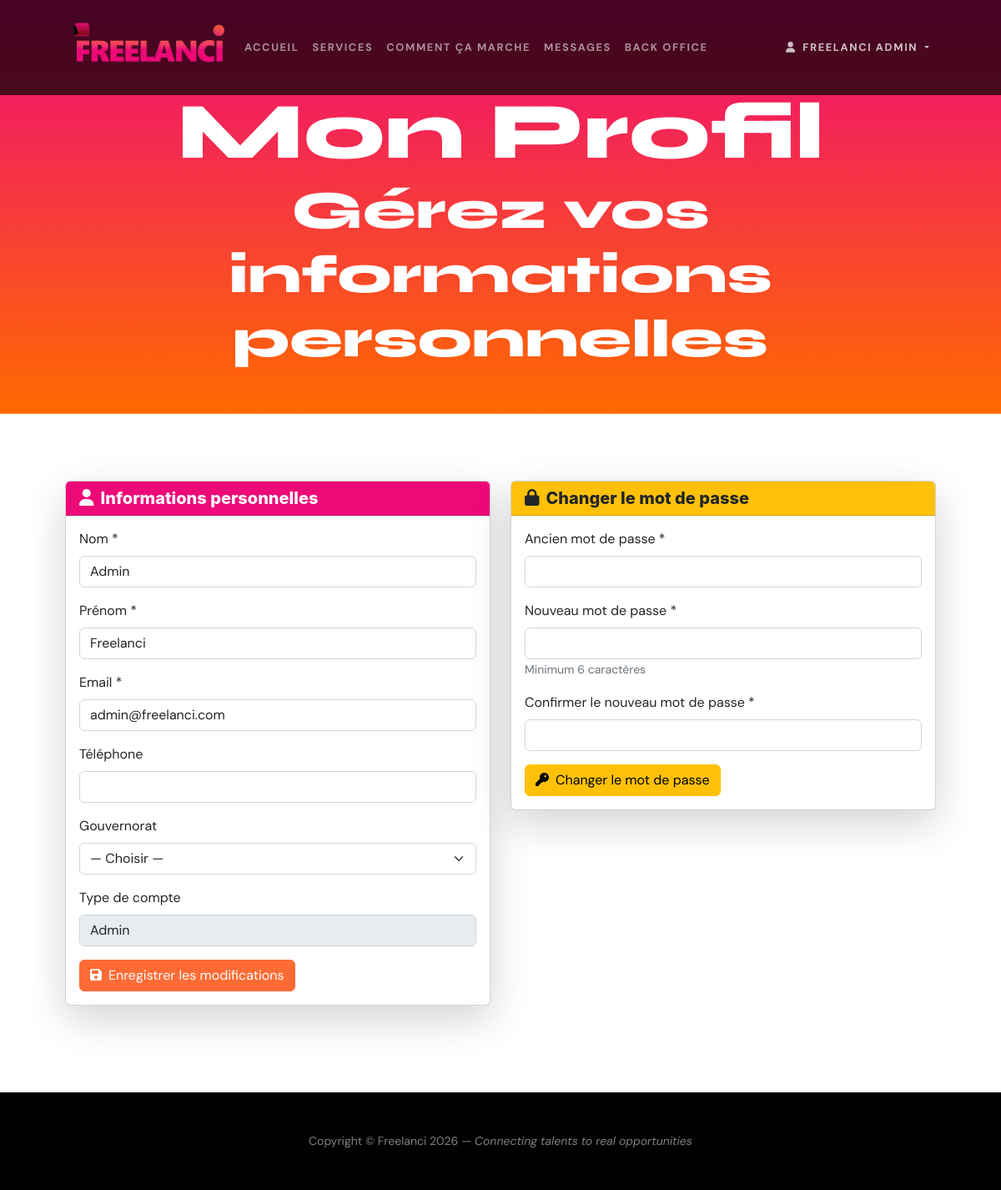
Page /profile.php (signed in) on the committed database.
### tables this page shows
CREATE TABLE IF NOT EXISTS utilisateurs (
    id INT AUTO_INCREMENT PRIMARY KEY,
    nom VARCHAR(100) NOT NULL,
    prenom VARCHAR(100) NOT NULL,
    email VARCHAR(255) NOT NULL UNIQUE,
    mot_de_passe VARCHAR(255) NOT NULL,
    telephone VARCHAR(20),
    gouvernorat VARCHAR(80),
    bio TEXT,
    competences VARCHAR(500),
    type_utilisateur ENUM('freelance', 'client', 'admin') DEFAULT 'client',
    date_inscription DATETIME DEFAULT CURRENT_TIMESTAMP,
    statut ENUM('actif', 'bloque') DEFAULT 'actif',
    INDEX idx_email (email),
    INDEX idx_type (type_utilisateur)
);

### classes/Auth.php (called while the page is built, shortened)
<?php
class Auth
{
    public static function isLoggedIn(): bool
    {
        return isset($_SESSION['user_id']) && !empty($_SESSION['user_id']);
    }
    public static function isAdmin(): bool
    {
        return isset($_SESSION['user_type']) && $_SESSION['user_type'] === 'admin';
    }
    public static function getCurrentUser(): ?array
    {
        return [
            'id'     => $_SESSION['user_id'],
            'nom'    => $_SESSION['user_nom'] ?? '',
            'prenom' => $_SESSION['user_prenom'] ?? '',
            'email'  => $_SESSION['user_email'] ?? '',
            'type'   => $_SESSION['user_type'] ?? ''
        ];
    }
    public static function getUserId(): ?int
    {
        return self::isLoggedIn() ? (int)$_SESSION['user_id'] : null;
    }
}

### config/session.php (called while the page is built, shortened)
<?php
require_once __DIR__ . '/database.php';
require_once __DIR__ . '/../classes/Auth.php';
function isLoggedIn(): bool { return Auth::isLoggedIn(); }
function isAdmin(): bool { return Auth::isAdmin(); }
function getCurrentUser(): ?array { return Auth::getCurrentUser(); }

### bootstrap.php (called while the page is built, shortened)
<?php
spl_autoload_register(function ($class) {
    $file = __DIR__ . '/classes/' . $class . '.php';
    if (file_exists($file)) {
        return true;
    }
    return false;
});

### classes/Database.php (called while the page is built, shortened)
<?php
class Database
{
    private static ?Database $instance = null;
    private PDO $pdo;
    private function __construct()
    {
        $dsn = "mysql:host=" . DB_HOST . ";dbname=" . DB_NAME . ";charset=" . (defined('DB_CHARSET') ? DB_CHARSET : 'utf8mb4');
        $options = [
            PDO::ATTR_ERRMODE            => PDO::ERRMODE_EXCEPTION,
            PDO::ATTR_DEFAULT_FETCH_MODE => PDO::FETCH_ASSOC,
            PDO::ATTR_EMULATE_PREPARES   => false,
        ];
        try {
            $this->pdo = new PDO($dsn, DB_USER, DB_PASS, $options);
        } catch (PDOException $e) {
            die("Erreur de connexion à la base de données <strong>" . DB_NAME . "</strong> : " . $e->getMessage() .
                " (Vérifiez que MySQL/XAMPP est démarré et que la base existe - exécutez database.sql)");
        }
    }
    public static function getInstance(): self
    {
        if (self::$instance === null) {
            self::$instance = new self();
        }
        return self::$instance;
    }
    public function getConnection(): PDO
    {
        return $this->pdo;
    }
}

### classes/Utilisateur.php (called while the page is built, shortened)
<?php
class Utilisateur
{
    public static function getConnection(): PDO
    {
        return Database::getInstance()->getConnection();
    }
    public static function find(int $id): ?array
    {
        $stmt = self::getConnection()->prepare("SELECT * FROM utilisateurs WHERE id = ?");
        $stmt->execute([$id]);
        $row = $stmt->fetch();
        return $row ?: null;
    }
}

### profile.php (the view, shortened to what this page needs)
<?php
require_once __DIR__ . '/config/database.php';
require_once __DIR__ . '/config/session.php';
$user_id = Auth::getUserId();
$user = Utilisateur::find($user_id);
include __DIR__ . '/includes/header.php';
?>
<header class="masthead text-center text-white" style="padding-top: 100px; padding-bottom: 50px;">
    <div class="masthead-content">
        <div class="container px-5">
            <h1 class="masthead-heading mb-0">Mon Profil</h1>
            <h2 class="masthead-subheading mb-0">Gérez vos informations personnelles</h2>
        </div>
    </div>
</header>
<section style="padding: 80px 0;">
    <div class="container px-5">
        <div class="row">
            <div class="col-lg-6 mb-4">
                <div class="card shadow-lg">
                    <div class="card-header bg-primary text-white">
                        <h5 class="mb-0"><i class="fas fa-user me-2"></i>Informations personnelles</h5>
                    </div>
                    <div class="card-body">
                        <form method="POST" action="">
                            <div class="mb-3">
                                <label for="nom" class="form-label">Nom *</label>
                                <input type="text" class="form-control" id="nom" name="nom"
                                       value="<?php echo htmlspecialchars($user['nom']); ?>" required>
                            </div>
                            <div class="mb-3">
                                <label for="prenom" class="form-label">Prénom *</label>
                                <input type="text" class="form-control" id="prenom" name="prenom"
                                       value="<?php echo htmlspecialchars($user['prenom']); ?>" required>
                            </div>
                            <div class="mb-3">
                                <label for="email" class="form-label">Email *</label>
                                <input type="email" class="form-control" id="email" name="email"
                                       value="<?php echo htmlspecialchars($user['email']); ?>" required>
                            </div>
                            <div class="mb-3">
                                <label for="telephone" class="form-label">Téléphone</label>
                                <input type="tel" class="form-control" id="telephone" name="telephone"
                                       value="<?php echo htmlspecialchars($user['telephone'] ?? ''); ?>">
                            </div>
                            <div class="mb-3">
                                <label for="gouvernorat" class="form-label">Gouvernorat</label>
                                <select class="form-select" id="gouvernorat" name="gouvernorat">
                                    <option value="">— Choisir —</option>
                                </select>
                            </div>
                            <div class="mb-3">
                                <label class="form-label">Type de compte</label>
                                <input type="text" class="form-control"
                                       value="<?php echo ucfirst($user['type_utilisateur']); ?>" disabled>
                            </div>
                            <button type="submit" name="modifier_profil" class="btn btn-primary">
                                <i class="fas fa-save me-2"></i>Enregistrer les modifications
                            </button>
                        </form>
                    </div>
                </div>
            </div>
            <div class="col-lg-6 mb-4">
                <div class="card shadow-lg">
                    <div class="card-header bg-warning text-dark">
                        <h5 class="mb-0"><i class="fas fa-lock me-2"></i>Changer le mot de passe</h5>
                    </div>
                    <div class="card-body">
                        <form method="POST" action="">
                            <div class="mb-3">
                                <label for="ancien_mdp" class="form-label">Ancien mot de passe *</label>
                                <input type="password" class="form-control" id="ancien_mdp" name="ancien_mdp" required>
                            </div>
                            <div class="mb-3">
                                <label for="nouveau_mdp" class="form-label">Nouveau mot de passe *</label>
                                <input type="password" class="form-control" id="nouveau_mdp" name="nouveau_mdp"
                                       minlength="6" required>
                                <small class="form-text text-muted">Minimum 6 caractères</small>
                            </div>
                            <div class="mb-3">
                                <label for="confirmer_mdp" class="form-label">Confirmer le nouveau mot de passe *</label>
                                <input type="password" class="form-control" id="confirmer_mdp" name="confirmer_mdp" required>
                            </div>
                            <button type="submit" name="changer_mdp" class="btn btn-warning">
                                <i class="fas fa-key me-2"></i>Changer le mot de passe
                            </button>
                        </form>
                    </div>
                </div>
            </div>
        </div>
    </div>
</section>
<?php include __DIR__ . '/includes/footer.php'; ?>

### includes/header.php (shortened to what this page needs)
<?php
require_once __DIR__ . '/config/session.php';
$currentUser = getCurrentUser();
$baseAssets = (strpos($_SERVER['PHP_SELF'] ?? '', '/admin/') !== false) ? '../' : '';
?>
<!DOCTYPE html>
<html lang="fr">
<head>
    <link href="css/styles.css" rel="stylesheet" />
</head>
<body id="page-top">
    <nav class="navbar navbar-expand-lg navbar-dark navbar-custom fixed-top">
        <div class="container px-5">
            <a class="navbar-brand" href="<?php echo $baseAssets; ?>index.php">
                <img src="<?php echo $baseAssets; ?>assets/freelanci_logo.png" alt="Freelanci" class="logo-img" />
            </a>
            <div class="collapse navbar-collapse" id="navbarResponsive">
                <ul class="navbar-nav ms-auto w-100">
                    <li class="nav-item">
                        <a class="nav-link" href="<?php echo $baseAssets; ?>index.php">Accueil</a>
                    </li>
                    <li class="nav-item">
                        <a class="nav-link" href="<?php echo $baseAssets; ?>services.php">Services</a>
                    </li>
                    <li class="nav-item">
                        <a class="nav-link" href="<?php echo $baseAssets; ?>comment-ca-marche.php">Comment ça marche</a>
                    </li>
                    <?php if (isLoggedIn()): ?>
                        <li class="nav-item">
                            <a class="nav-link" href="<?php echo $baseAssets; ?>messages.php">Messages</a>
                        </li>
                        <?php if (isAdmin()): ?>
                            <li class="nav-item">
                                <a class="nav-link" href="<?php echo $baseAssets; ?>admin/index.php">Back Office</a>
                            </li>
                        <?php endif; ?>
                        <li class="nav-item dropdown ms-auto">
                            <a class="nav-link dropdown-toggle user-info" href="#" id="navbarUserDropdown" role="button" data-bs-toggle="dropdown" aria-expanded="false">
                                <i class="fas fa-user me-1"></i>
                                <?php echo htmlspecialchars($currentUser['prenom'] . ' ' . $currentUser['nom']); ?>
                            </a>
                        </li>
                    <?php endif; ?>
                </ul>
            </div>
        </div>
    </nav>

### includes/header.php (style rules this page uses)
:root { --accent-orange: #ff6b35; --accent-orange-hover: #ff8255; }
body { font-family: 'DM Sans', sans-serif; }
h1, h2, h3, .navbar-brand, .masthead-heading, .display-4 { font-family: 'Syne', sans-serif; }
.navbar-brand { font-weight: 800; font-size: 1.5rem; display: flex; align-items: center; gap: 0.5rem; }
.navbar-brand .logo-img { height: 72px; width: auto; max-width: 360px; object-fit: contain; }
.btn-primary { background-color: var(--accent-orange) !important; border-color: var(--accent-orange) !important; }
.user-info { color: rgba(255,255,255,.75); font-size: 0.9rem; }

### rows in the picture
utilisateurs: prenom+nom "FREELANCI ADMIN", nom "Admin", prenom "Freelanci", email "admin@freelanci.com", type_utilisateur "Admin"
